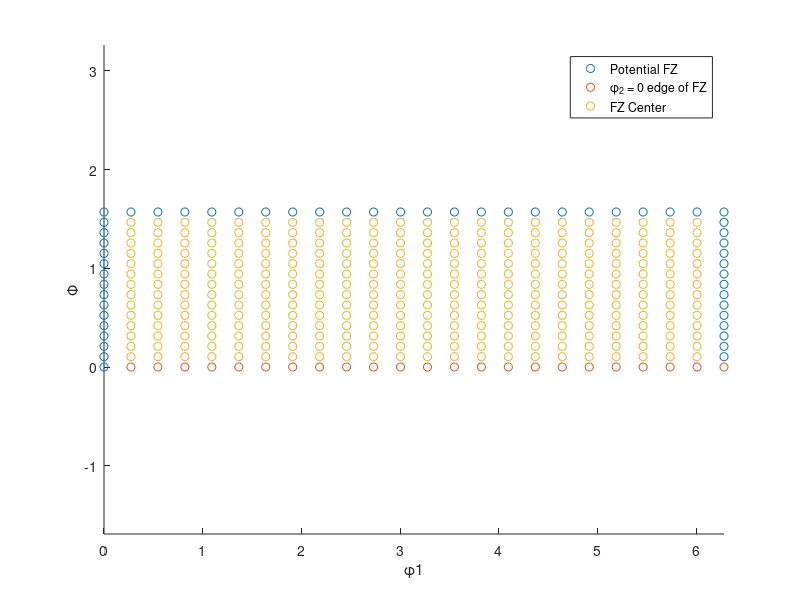

MATLAB code for this plot: (Note: this script raises an error after producing the figure.)
%% Written by Noah Paulson 11/21/2014

% v_phi1 = linspace(0,2*pi(),12);
% v_Phi = linspace(0,pi()/2,8);
v_phi1 = linspace(0,2*pi(),24);
v_Phi = linspace(0,pi()/2,16);

[X,Y] = meshgrid(v_phi1,v_Phi);

kaled = [X(:,1),Y(:,1);X(end,2:end)',Y(end,2:end)';X(2:end-1,end),Y(2:end-1,end)];
exte = [X(1,2:end)',Y(1,2:end)'];
Xcent = X(2:end-1,2:end-1);
Ycent = Y(2:end-1,2:end-1);
cent = [Xcent(:),Ycent(:)];

close('all')

figure(1)
scatter(kaled(:,1),kaled(:,2),'ro')
hold on
scatter(exte(:,1),exte(:,2),'bo')
scatter(cent(:,1),cent(:,2),'go')
xlabel('\phi1'); ylabel('\Phi')
legend('Potential FZ','\phi_2 = 0 edge of FZ','FZ Center')
hold off
axis tight equal


for ii = 1:length(kaled(:,1))
    tmp = gsh_hcp_tri_L_7(kaled(ii,1),kaled(ii,2),0);
%     tmp = GSH_Hexagonal_Triclinic(kaled(ii,1),kaled(ii,2),0);
    kaledgsh(ii,:) = [real(tmp(2:3)'),tmp(4),imag(tmp(5:6)'),real(tmp(7:10)'),tmp(11),imag(tmp(12:15)')];
end

for ii = 1:length(exte(:,1))
    tmp = gsh_hcp_tri_L_7(exte(ii,1),exte(ii,2),0);
%     tmp = GSH_Hexagonal_Triclinic(exte(ii,1),exte(ii,2),0);
    extegsh(ii,:) = [real(tmp(2:3)'),tmp(4),imag(tmp(5:6)'),real(tmp(7:10)'),tmp(11),imag(tmp(12:15)')];
end

for ii = 1:length(cent(:,1))
    tmp = gsh_hcp_tri_L_7(cent(ii,1),cent(ii,2),0);
%     tmp = GSH_Hexagonal_Triclinic(cent(ii,1),cent(ii,2),0);
    centgsh(ii,:) = [real(tmp(2:3)'),tmp(4),imag(tmp(5:6)'),real(tmp(7:10)'),tmp(11),imag(tmp(12:15)')];
end

totgsh = [kaledgsh;extegsh;centgsh];
coeff = pca(totgsh);

kaledpca = kaledgsh * coeff;   
extepca = extegsh * coeff;
centpca = centgsh * coeff; 

pcaA = 4; pcaB = 5; pcaC = 6;


figure(2)

colnum = 20;
color = hsv(colnum);
for cc = 1:colnum
    plot(cc,5,...
        'LineStyle','none','Marker','o','MarkerEdgeColor','k',...
        'MarkerFaceColor',color(cc,:),'MarkerSize',7);
    hold on
end
hold off

figure(3)
plot3(kaledpca(:,pcaA),kaledpca(:,pcaB),kaledpca(:,pcaC),...
    'LineStyle','none','MarkerEdgeColor','k','Marker','o',...
    'MarkerFaceColor',color(1,:))
hold on
plot3(extepca(:,pcaA),extepca(:,pcaB),extepca(:,pcaC),...
    'LineStyle','none','MarkerEdgeColor','k','Marker','s',...
    'MarkerFaceColor',color(13,:))
plot3(centpca(:,pcaA),centpca(:,pcaB),centpca(:,pcaC),...
    'LineStyle','none','MarkerEdgeColor','k','Marker','v',...
    'MarkerFaceColor',color(8,:))
hold off

legend('Potential FZ','\phi_2 = 0 edge of FZ','FZ Center')
xlabel(['pca',int2str(pcaA)]);
ylabel(['pca',int2str(pcaB)]);
zlabel(['pca',int2str(pcaC)]);
axis tight equal; grid on;


figure(4)
plot(kaledpca(:,pcaA),kaledpca(:,pcaB),...
    'LineStyle','none','MarkerEdgeColor','k','Marker','o',...
    'MarkerFaceColor',color(1,:))
hold on
plot(extepca(:,pcaA),extepca(:,pcaB),...
    'LineStyle','none','MarkerEdgeColor','k','Marker','s',...
    'MarkerFaceColor',color(13,:))
plot(centpca(:,pcaA),centpca(:,pcaB),...
    'LineStyle','none','MarkerEdgeColor','k','Marker','v',...
    'MarkerFaceColor',color(8,:))
hold off

legend('Potential FZ','\phi_2 = 0 edge of FZ','FZ Center')
xlabel(['pca',int2str(pcaA)]);
ylabel(['pca',int2str(pcaB)]);
axis tight equal; grid on;


